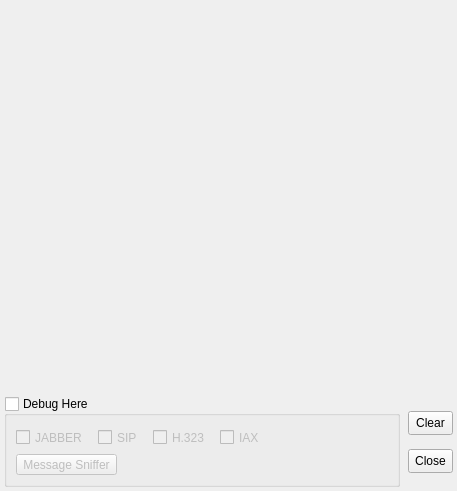
<?xml version="1.0" encoding="UTF-8"?>
<ui version="4.0">
 <class>events</class>
 <widget class="QWidget" name="events">
  <property name="geometry">
   <rect>
    <x>0</x>
    <y>0</y>
    <width>457</width>
    <height>491</height>
   </rect>
  </property>
  <property name="windowTitle">
   <string>Yate Debug Log</string>
  </property>
  <property name="windowIcon">
   <iconset>
    <normaloff>events_title.png</normaloff>events_title.png</iconset>
  </property>
  <property name="_yate_window" stdset="0">
   <bool>true</bool>
  </property>
  <layout class="QVBoxLayout">
   <property name="spacing">
    <number>2</number>
   </property>
   <property name="leftMargin">
    <number>4</number>
   </property>
   <property name="topMargin">
    <number>2</number>
   </property>
   <property name="rightMargin">
    <number>4</number>
   </property>
   <property name="bottomMargin">
    <number>4</number>
   </property>
   <item>
    <widget class="QFrame" name="log_events_frame">
     <property name="sizePolicy">
      <sizepolicy hsizetype="Expanding" vsizetype="Expanding">
       <horstretch>0</horstretch>
       <verstretch>0</verstretch>
      </sizepolicy>
     </property>
     <property name="styleSheet">
      <string>QTextEdit {background:black; color: white; font-family: Courier; }</string>
     </property>
     <property name="_yate_uiwidget" stdset="0">
      <bool>true</bool>
     </property>
     <property name="_yate_uiwidget_name" stdset="0">
      <string>log_events</string>
     </property>
     <property name="_yate_uiwidget_class" stdset="0">
      <string>CustomTextEdit</string>
     </property>
     <property name="_yate_uiwidget_params" stdset="0">
      <stringlist>
       <string>_yate_debug_widget=true</string>
       <string>property:readOnly=true</string>
      </stringlist>
     </property>
     <property name="_yate_frame_custom" stdset="0">
      <bool>true</bool>
     </property>
    </widget>
   </item>
   <item>
    <layout class="QHBoxLayout">
     <property name="spacing">
      <number>8</number>
     </property>
     <item>
      <widget class="QGroupBox" name="log_events_debug">
       <property name="maximumSize">
        <size>
         <width>16777215</width>
         <height>100</height>
        </size>
       </property>
       <property name="title">
        <string>Debug Here</string>
       </property>
       <property name="checkable">
        <bool>true</bool>
       </property>
       <property name="checked">
        <bool>false</bool>
       </property>
       <property name="_yate_identity" stdset="0">
        <string/>
       </property>
       <layout class="QVBoxLayout">
        <property name="spacing">
         <number>4</number>
        </property>
        <item>
         <layout class="QHBoxLayout">
          <property name="spacing">
           <number>10</number>
          </property>
          <property name="margin">
           <number>0</number>
          </property>
          <item>
           <widget class="QCheckBox" name="debug_jingle">
            <property name="minimumSize">
             <size>
              <width>0</width>
              <height>25</height>
             </size>
            </property>
            <property name="maximumSize">
             <size>
              <width>16777215</width>
              <height>25</height>
             </size>
            </property>
            <property name="text">
             <string>JABBER</string>
            </property>
            <property name="_yate_identity" stdset="0">
             <string>debug:jingle,jabberclient:level 9:level 5</string>
            </property>
           </widget>
          </item>
          <item>
           <widget class="QCheckBox" name="debug_sip">
            <property name="minimumSize">
             <size>
              <width>0</width>
              <height>25</height>
             </size>
            </property>
            <property name="maximumSize">
             <size>
              <width>16777215</width>
              <height>25</height>
             </size>
            </property>
            <property name="text">
             <string>SIP</string>
            </property>
            <property name="_yate_identity" stdset="0">
             <string>debug:sip:level 9:level 5</string>
            </property>
           </widget>
          </item>
          <item>
           <widget class="QCheckBox" name="debug_h323">
            <property name="minimumSize">
             <size>
              <width>0</width>
              <height>25</height>
             </size>
            </property>
            <property name="maximumSize">
             <size>
              <width>16777215</width>
              <height>25</height>
             </size>
            </property>
            <property name="text">
             <string>H.323</string>
            </property>
            <property name="_yate_identity" stdset="0">
             <string>debug:h323:level 9:level 5</string>
            </property>
           </widget>
          </item>
          <item>
           <widget class="QCheckBox" name="debug_iax">
            <property name="minimumSize">
             <size>
              <width>0</width>
              <height>25</height>
             </size>
            </property>
            <property name="maximumSize">
             <size>
              <width>16777215</width>
              <height>25</height>
             </size>
            </property>
            <property name="text">
             <string>IAX</string>
            </property>
            <property name="_yate_identity" stdset="0">
             <string>debug:iax:level 9:level 5</string>
            </property>
           </widget>
          </item>
          <item>
           <spacer>
            <property name="orientation">
             <enum>Qt::Horizontal</enum>
            </property>
            <property name="sizeHint" stdset="0">
             <size>
              <width>40</width>
              <height>20</height>
             </size>
            </property>
           </spacer>
          </item>
         </layout>
        </item>
        <item>
         <layout class="QHBoxLayout">
          <item>
           <widget class="QToolButton" name="debug_sniffer">
            <property name="text">
             <string>Message Sniffer</string>
            </property>
            <property name="checkable">
             <bool>true</bool>
            </property>
            <property name="autoRepeat">
             <bool>true</bool>
            </property>
            <property name="_yate_identity" stdset="0">
             <string>command:sniffer</string>
            </property>
           </widget>
          </item>
          <item>
           <spacer>
            <property name="orientation">
             <enum>Qt::Horizontal</enum>
            </property>
            <property name="sizeHint" stdset="0">
             <size>
              <width>40</width>
              <height>20</height>
             </size>
            </property>
           </spacer>
          </item>
         </layout>
        </item>
       </layout>
      </widget>
     </item>
     <item>
      <layout class="QVBoxLayout">
       <property name="spacing">
        <number>1</number>
       </property>
       <item>
        <spacer>
         <property name="orientation">
          <enum>Qt::Vertical</enum>
         </property>
         <property name="sizeType">
          <enum>QSizePolicy::Fixed</enum>
         </property>
         <property name="sizeHint" stdset="0">
          <size>
           <width>20</width>
           <height>2</height>
          </size>
         </property>
        </spacer>
       </item>
       <item>
        <widget class="QToolButton" name="log_events_clear">
         <property name="sizePolicy">
          <sizepolicy hsizetype="Minimum" vsizetype="Fixed">
           <horstretch>0</horstretch>
           <verstretch>0</verstretch>
          </sizepolicy>
         </property>
         <property name="minimumSize">
          <size>
           <width>0</width>
           <height>24</height>
          </size>
         </property>
         <property name="maximumSize">
          <size>
           <width>16777215</width>
           <height>24</height>
          </size>
         </property>
         <property name="toolTip">
          <string>Clear all calls log</string>
         </property>
         <property name="text">
          <string>Clear</string>
         </property>
         <property name="icon">
          <iconset>
           <normaloff>clear.png</normaloff>clear.png</iconset>
         </property>
         <property name="toolButtonStyle">
          <enum>Qt::ToolButtonTextBesideIcon</enum>
         </property>
         <property name="_yate_identity" stdset="0">
          <string>clear:log_events</string>
         </property>
         <property name="_yate_normal_icon" stdset="0">
          <string>clear.png</string>
         </property>
         <property name="_yate_pressed_icon" stdset="0">
          <string>clear_pressed.png</string>
         </property>
         <property name="_yate_hover_icon" stdset="0">
          <string>clear_hover.png</string>
         </property>
        </widget>
       </item>
       <item>
        <widget class="QToolButton" name="button_hide">
         <property name="sizePolicy">
          <sizepolicy hsizetype="Minimum" vsizetype="Fixed">
           <horstretch>0</horstretch>
           <verstretch>0</verstretch>
          </sizepolicy>
         </property>
         <property name="minimumSize">
          <size>
           <width>0</width>
           <height>24</height>
          </size>
         </property>
         <property name="maximumSize">
          <size>
           <width>16777215</width>
           <height>24</height>
          </size>
         </property>
         <property name="text">
          <string>Close</string>
         </property>
         <property name="icon">
          <iconset>
           <normaloff>cancel.png</normaloff>cancel.png</iconset>
         </property>
         <property name="toolButtonStyle">
          <enum>Qt::ToolButtonTextBesideIcon</enum>
         </property>
         <property name="_yate_normal_icon" stdset="0">
          <string>cancel.png</string>
         </property>
         <property name="_yate_pressed_icon" stdset="0">
          <string>cancel_pressed.png</string>
         </property>
         <property name="_yate_hover_icon" stdset="0">
          <string>cancel_hover.png</string>
         </property>
        </widget>
       </item>
      </layout>
     </item>
    </layout>
   </item>
  </layout>
 </widget>
 <resources/>
 <connections/>
</ui>
